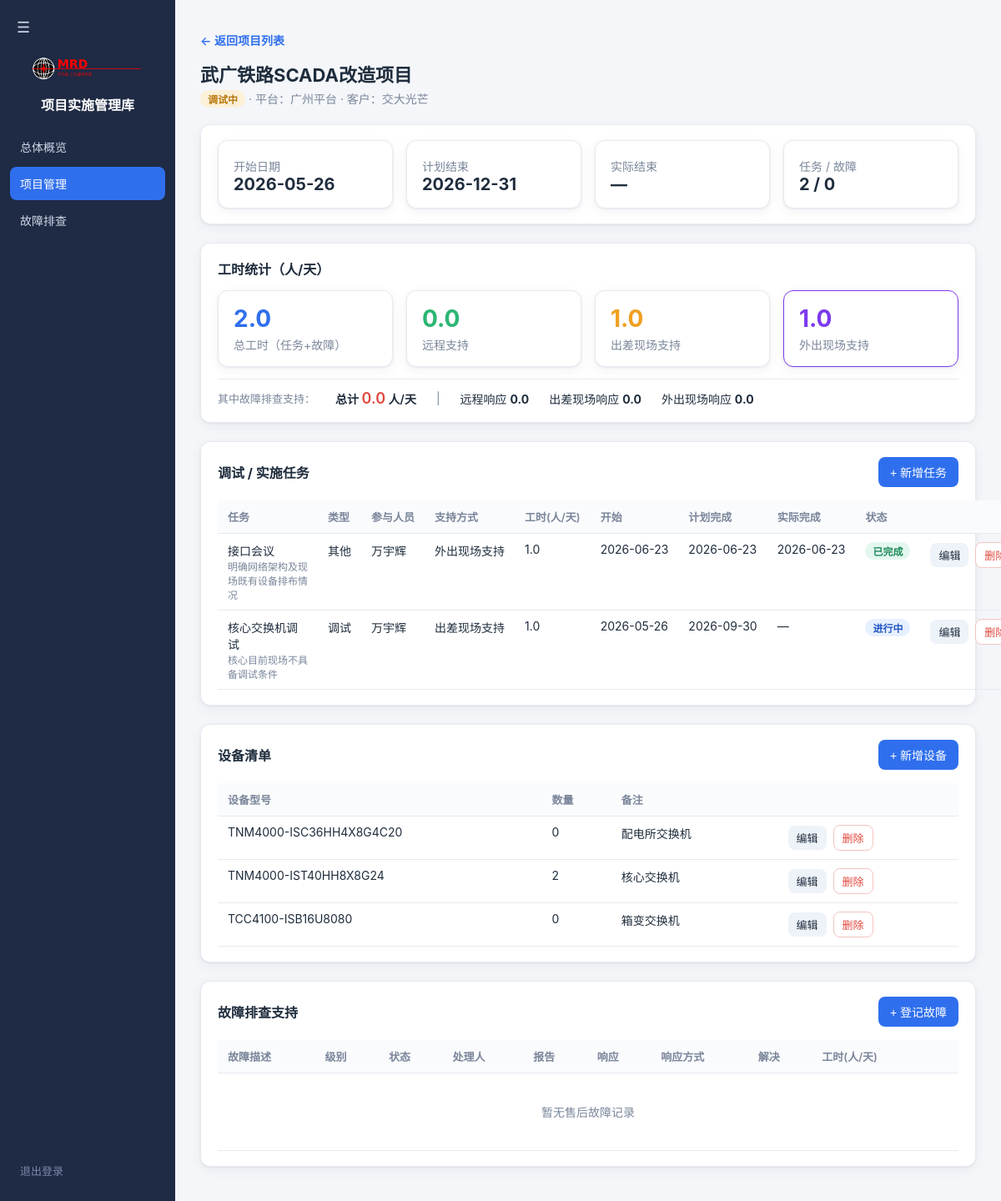
Screenshot of /project/6 (signed in) with the database file from the repository.
### tables this page shows
CREATE TABLE projects (
            id            INTEGER PRIMARY KEY AUTOINCREMENT,
            name          TEXT NOT NULL,
            customer      TEXT,
            manager       TEXT,
            platform      TEXT,
            status        TEXT NOT NULL DEFAULT '未开始',
            start_date    TEXT,
            plan_end_date TEXT,
            actual_end_date TEXT,
            description   TEXT,
            created_at    TEXT DEFAULT (datetime('now','localtime'))
        );

CREATE TABLE tasks (
            id            INTEGER PRIMARY KEY AUTOINCREMENT,
            project_id    INTEGER NOT NULL,
            title         TEXT NOT NULL,
            category      TEXT DEFAULT '实施',
            assignee      TEXT,
            start_date    TEXT,
            plan_end_date TEXT,
            actual_end_date TEXT,
            status        TEXT DEFAULT '待开始',
            note          TEXT,
            created_at    TEXT DEFAULT (datetime('now','localtime')), support_mode TEXT DEFAULT '远程支持', work_hours REAL DEFAULT 0,
            FOREIGN KEY (project_id) REFERENCES projects(id) ON DELETE CASCADE
        );

CREATE TABLE devices (
            id          INTEGER PRIMARY KEY AUTOINCREMENT,
            project_id  INTEGER NOT NULL,
            model       TEXT,
            quantity    INTEGER DEFAULT 0,
            note        TEXT,
            created_at  TEXT DEFAULT (datetime('now','localtime')),
            FOREIGN KEY (project_id) REFERENCES projects(id) ON DELETE CASCADE
        );

### app.py (the view)
@app.route("/project/<int:pid>")
@login_required
def project_detail(pid):
    conn = get_db()
    cur = conn.cursor()
    proj = cur.execute("SELECT * FROM projects WHERE id = ?", (pid,)).fetchone()
    if not proj:
        conn.close()
        flash("项目不存在")
        return redirect(url_for("projects"))
    tasks = rows_to_dicts(cur.execute(
        "SELECT * FROM tasks WHERE project_id = ? ORDER BY plan_end_date ASC", (pid,)
    ).fetchall())
    faults = rows_to_dicts(cur.execute(
        "SELECT * FROM faults WHERE project_id = ? ORDER BY reported_date DESC", (pid,)
    ).fetchall())
    devices = rows_to_dicts(cur.execute(
        "SELECT * FROM devices WHERE project_id = ? ORDER BY id ASC", (pid,)
    ).fetchall())
    member_rows = cur.execute(
        """SELECT m.id AS mid, m.name FROM project_members pm
           JOIN members m ON pm.member_id = m.id WHERE pm.project_id = ? ORDER BY m.id""",
        (pid,),
    ).fetchall()
    proj_member_ids = [r["mid"] for r in member_rows]
    proj_members = [r["name"] for r in member_rows]
    members_all = [dict(r) for r in cur.execute("SELECT id, name FROM members ORDER BY id")]
    task_hours_total = cur.execute(
        "SELECT COALESCE(SUM(work_hours), 0) FROM tasks WHERE project_id = ?", (pid,)
    ).fetchone()[0]
    task_hours_remote = cur.execute(
        "SELECT COALESCE(SUM(work_hours), 0) FROM tasks WHERE project_id = ? AND support_mode = '远程支持'", (pid,)
    ).fetchone()[0]
    task_hours_onsite = cur.execute(
        "SELECT COALESCE(SUM(work_hours), 0) FROM tasks WHERE project_id = ? AND support_mode = '出差现场支持'", (pid,)
    ).fetchone()[0]
    task_hours_outside = cur.execute(
        "SELECT COALESCE(SUM(work_hours), 0) FROM tasks WHERE project_id = ? AND support_mode = '外出现场支持'", (pid,)
    ).fetchone()[0]
    fault_hours_total = cur.execute(
        "SELECT COALESCE(SUM(work_hours), 0) FROM faults WHERE project_id = ?", (pid,)
    ).fetchone()[0]
    fault_hours_remote = cur.execute(
        "SELECT COALESCE(SUM(work_hours), 0) FROM faults WHERE project_id = ? AND response_mode = '远程响应'", (pid,)
    ).fetchone()[0]
    fault_hours_onsite = cur.execute(
        "SELECT COALESCE(SUM(work_hours), 0) FROM faults WHERE project_id = ? AND response_mode = '出差现场响应'", (pid,)
    ).fetchone()[0]
    fault_hours_outside = cur.execute(
        "SELECT COALESCE(SUM(work_hours), 0) FROM faults WHERE project_id = ? AND response_mode = '外出现场响应'", (pid,)
    ).fetchone()[0]
    hours_total = task_hours_total + fault_hours_total
    hours_remote = task_hours_remote + fault_hours_remote
    hours_onsite = task_hours_onsite + fault_hours_onsite
    hours_outside = task_hours_outside + fault_hours_outside
    conn.close()
    return render_template(
        "project_detail.html",
        proj=proj,
        proj_member_ids=proj_member_ids,
        proj_members=proj_members,
        tasks=tasks,
        faults=faults,
        devices=devices,
        hours_total=hours_total,
        hours_remote=hours_remote,
        hours_onsite=hours_onsite,
        hours_outside=hours_outside,
        task_hours_total=task_hours_total,
        fault_hours_total=fault_hours_total,
        fault_hours_remote=fault_hours_remote,
        fault_hours_onsite=fault_hours_onsite,
        fault_hours_outside=fault_hours_outside,
        TASK_CATEGORY=TASK_CATEGORY,
        TASK_STATUS=TASK_STATUS,
        TASK_SUPPORT_MODE=TASK_SUPPORT_MODE,
        FAULT_SEVERITY=FAULT_SEVERITY,
        FAULT_STATUS=FAULT_STATUS,
        FAULT_RESPONSE_MODE=FAULT_RESPONSE_MODE,
        PLATFORM_OPTIONS=PLATFORM_OPTIONS,
        MEMBERS=members_all,
        today=today_str(),
    )

### app.py (called while the page is built)
def login_required(f):
    from functools import wraps
    @wraps(f)
    def decorated(*args, **kwargs):
        if not session.get("user"):
            return redirect(url_for("login"))
        return f(*args, **kwargs)
    return decorated

def get_db():
    conn = sqlite3.connect(DB_PATH)
    conn.row_factory = sqlite3.Row
    conn.execute("PRAGMA foreign_keys = ON")
    return conn

def today_str():
    return date.today().isoformat()

def fmt_date(s):
    return s if s else "—"

def rows_to_dicts(rows):
    return [dict(r) for r in rows]

### templates/project_detail.html (shortened to what this page needs)
{% extends "base.html" %}
{% set active = "projects" %}
{% macro status_tag(s) %}
  {% if s == '未开始' %}<span class="tag gray">未开始</span>
  {% elif s == '设计联络阶段' %}<span class="tag" style="background:#f3e8ff;color:#7c3aed;">设计联络阶段</span>
  {% elif s == '调试中' %}<span class="tag amber">调试中</span>
  {% elif s == '实施中' %}<span class="tag blue">实施中</span>
  {% elif s == '已结束' %}<span class="tag green">已结束</span>
  {% elif s == '售后中' %}<span class="tag blue">售后中</span>
  {% else %}<span class="tag gray">{{ s }}</span>
  {% endif %}
{% endmacro %}
{% macro task_status_tag(s) %}
  {% if s == '待开始' %}<span class="tag gray">待开始</span>
  {% elif s == '进行中' %}<span class="tag blue">进行中</span>
  {% elif s == '已完成' %}<span class="tag green">已完成</span>
  {% elif s == '阻塞' %}<span class="tag red">阻塞</span>
  {% else %}<span class="tag gray">{{ s }}</span>
  {% endif %}
{% endmacro %}
{% block content %}
  <p><a class="row-link" href="{{ url_for('projects') }}">← 返回项目列表</a></p>
  <h1>{{ proj.name }}</h1>
  <p class="sub">
    {{ status_tag(proj.status) }}
    {% if proj.platform %} · 平台：{{ proj.platform }}{% endif %}
    {% if proj.customer %} · 客户：{{ proj.customer }}{% endif %}
  </p>
  <div class="panel">
    <div class="grid cards-4">
      <div class="stat"><div class="l">开始日期</div><div class="n" style="font-size:20px;">{{ fmtDate(proj.start_date) }}</div></div>
      <div class="stat"><div class="l">计划结束</div><div class="n" style="font-size:20px;">{{ fmtDate(proj.plan_end_date) }}</div></div>
      <div class="stat"><div class="l">实际结束</div><div class="n" style="font-size:20px;">{{ fmtDate(proj.actual_end_date) }}</div></div>
      <div class="stat"><div class="l">任务 / 故障</div><div class="n" style="font-size:20px;">{{ tasks|length }} / {{ faults|length }}</div></div>
    </div>
  </div>
  <div class="panel">
    <h2>工时统计（人/天）</h2>
    <div class="grid cards-4">
      <div class="stat brand"><div class="n">{{ "%.1f"|format(hours_total) }}</div><div class="l">总工时（任务+故障）</div></div>
      <div class="stat ok"><div class="n">{{ "%.1f"|format(hours_remote) }}</div><div class="l">远程支持</div></div>
      <div class="stat warn"><div class="n">{{ "%.1f"|format(hours_onsite) }}</div><div class="l">出差现场支持</div></div>
      <div class="stat" style="border-color:#7c3aed;"><div class="n" style="color:#7c3aed;">{{ "%.1f"|format(hours_outside) }}</div><div class="l">外出现场支持</div></div>
    </div>
    <div style="margin-top: 14px; padding-top: 12px; border-top: 1px solid var(--line); display: flex; gap: 24px; flex-wrap: wrap; align-items: center;">
      <span style="color: var(--muted); font-size: 13px;">其中故障排查支持：</span>
      <span style="font-weight: 600;">总计 <span style="color: var(--bad); font-size: 18px;">{{ "%.1f"|format(fault_hours_total) }}</span> 人/天</span>
      <span style="color: var(--muted);">|</span>
      <span>远程响应 <b>{{ "%.1f"|format(fault_hours_remote) }}</b></span>
      <span>出差现场响应 <b>{{ "%.1f"|format(fault_hours_onsite) }}</b></span>
      <span>外出现场响应 <b>{{ "%.1f"|format(fault_hours_outside) }}</b></span>
    </div>
  </div>
  <div class="panel">
    <div class="toolbar">
      <h2 style="margin:0;">调试 / 实施任务</h2>
      <button class="btn" onclick="newTask()">+ 新增任务</button>
    </div>
    <table>
      <tr><th>任务</th><th>类型</th><th>参与人员</th><th>支持方式</th><th>工时(人/天)</th><th>开始</th><th>计划完成</th><th>实际完成</th><th>状态</th><th></th></tr>
      {% for t in tasks %}
      <tr>
        <td class="note-cell">{{ t.title }}<br><span class="muted" style="font-size:12px;">{{ t.note or '' }}</span></td>
        <td>{{ t.category }}</td>
        <td>{{ t.assignee or '—' }}</td>
        <td>{{ t.support_mode or '远程支持' }}</td>
        <td>{{ "%.1f"|format(t.work_hours or 0) if t.work_hours else '—' }}</td>
        <td>{{ fmtDate(t.start_date) }}</td>
        <td>{{ fmtDate(t.plan_end_date) }}</td>
        <td>{{ fmtDate(t.actual_end_date) }}</td>
        <td>{{ task_status_tag(t.status) }}</td>
        <td class="actions">
          <button class="btn ghost sm" onclick="editTask({{ t.id }})">编辑</button>
          <button class="btn danger sm" onclick="delTask({{ t.id }})">删除</button>
        </td>
      </tr>
      {% else %}
      <tr><td colspan="10"><div class="empty">暂无任务</div></td></tr>
      {% endfor %}
    </table>
  </div>
  <div class="panel">
    <div class="toolbar">
      <h2 style="margin:0;">设备清单</h2>
      <button class="btn" onclick="newDevice()">+ 新增设备</button>
    </div>
    <table>
      <tr><th>设备型号</th><th>数量</th><th>备注</th><th></th></tr>
      {% for dv in devices %}
      <tr>
        <td>{{ dv.model }}</td>
        <td>{{ dv.quantity }}</td>
        <td class="note-cell">{{ dv.note or '—' }}</td>
        <td class="actions">
          <button class="btn ghost sm" onclick="editDevice({{ dv.id }})">编辑</button>
          <button class="btn danger sm" onclick="delDevice({{ dv.id }})">删除</button>
        </td>
      </tr>
      {% else %}
      <tr><td colspan="4"><div class="empty">暂无设备清单，点击右上角「新增设备」登记本项目所用设备</div></td></tr>
      {% endfor %}
    </table>
  </div>
  <div class="panel">
    <div class="toolbar">
      <h2 style="margin:0;">故障排查支持</h2>
      <button class="btn" onclick="newFault()">+ 登记故障</button>
    </div>
    <table>
      <tr><th>故障描述</th><th>级别</th><th>状态</th><th>处理人</th><th>报告</th><th>响应</th><th>响应方式</th><th>解决</th><th>工时(人/天)</th><th></th></tr>
      {% for f in faults %}
      <tr>
        <td class="note-cell">{{ f.title }}<br><span class="muted" style="font-size:12px;">{{ f.note or '' }}</span></td>
        <td>{{ sev_tag(f.severity) }}</td>
        <td>{{ f.status }}</td>
        <td>{{ f.handler or '—' }}</td>
        <td>{{ fmtDate(f.reported_date) }}</td>
        <td>{{ fmtDate(f.response_date) }}</td>
        <td>{{ f.response_mode or '—' }}</td>
        <td>{{ fmtDate(f.resolved_date) }}</td>
        <td>{{ "%.1f"|format(f.work_hours or 0) if f.work_hours else '—' }}</td>
        <td class="actions">
          <button class="btn ghost sm" onclick="editFault({{ f.id }})">编辑</button>
          <button class="btn danger sm" onclick="delFault({{ f.id }})">删除</button>
        </td>
      </tr>
      {% else %}
      <tr><td colspan="10"><div class="empty">暂无售后故障记录</div></td></tr>
      {% endfor %}
    </table>
  </div>
{% endblock %}

### templates/base.html (style rules this page uses)
:root { --bg: #f4f6f9; --panel: #ffffff; --ink: #1f2d3d; --muted: #7a869a; --line: #e6eaf0; --brand: #2f6fed; --brand-d: #2257c4; --ok: #2bb673; --warn: #f0a020; --bad: #e0483e; --shadow: 0 1px 3px rgba(20,40,80,.08), 0 4px 16px rgba(20,40,80,.05); }
* { box-sizing: border-box; }
body { margin: 0; font-family: -apple-system, "Segoe UI", "PingFang SC", "Microsoft YaHei", sans-serif; background: var(--bg); color: var(--ink); font-size: 14px; }
h1 { font-size: 22px; margin: 0 0 4px; }
.sub { color: var(--muted); margin: 0 0 20px; }
.panel { background: var(--panel); border: 1px solid var(--line); border-radius: 12px; box-shadow: var(--shadow); padding: 18px 20px; margin-bottom: 22px; }
.panel h2 { font-size: 16px; margin: 0 0 14px; }
.grid { display: grid; gap: 16px; }
.cards-4 { grid-template-columns: repeat(4, 1fr); }
.stat { background: var(--panel); border: 1px solid var(--line); border-radius: 12px; padding: 16px 18px; box-shadow: var(--shadow); }
.stat .n { font-size: 28px; font-weight: 700; }
.stat .l { color: var(--muted); margin-top: 4px; }
.stat.brand .n { color: var(--brand); }
.stat.ok .n { color: var(--ok); }
.stat.warn .n { color: var(--warn); }
table { width: 100%; border-collapse: collapse; }
th, td { text-align: left; padding: 10px 12px; border-bottom: 1px solid var(--line); vertical-align: top; white-space: nowrap; }
td.note-cell { white-space: normal; min-width: 120px; max-width: 300px; }
th { color: var(--muted); font-weight: 600; font-size: 13px; background: #fafbfd; }
.toolbar { display: flex; gap: 10px; flex-wrap: wrap; align-items: center; margin-bottom: 16px; }
.btn { display: inline-flex; align-items: center; gap: 6px; cursor: pointer; border: none; background: var(--brand); color: #fff; padding: 8px 14px; border-radius: 8px; font-size: 14px; text-decoration: none; }
.btn.ghost { background: #eef2f9; color: var(--ink); }
.btn.sm { padding: 5px 10px; font-size: 13px; }
.btn.danger { background: #fff; color: var(--bad); border: 1px solid #f3c4c0; }
.tag { display: inline-block; padding: 2px 9px; border-radius: 999px; font-size: 12px; font-weight: 600; white-space: nowrap; }
.tag.blue { background: #e7f0ff; color: var(--brand-d); }
.tag.green { background: #e3f7ee; color: #1d8a5b; }
.tag.amber { background: #fdf0d8; color: #b8780c; }
.muted { color: var(--muted); }
.row-link { color: var(--brand); text-decoration: none; font-weight: 600; }
.actions a, .actions button { margin-right: 4px; }
.empty { color: var(--muted); text-align: center; padding: 26px 0; }

### rows the page displays
projects: name "武广铁路SCADA改造项目", platform "广州平台", customer "交大光芒", start_date "2026-05-26", plan_end_date "2026-12-31"
tasks: title "接口会议", note "明确网络架构及现场既有设备排布情况", category "其他", assignee "万宇辉", support_mode "外出现场支持", work_hours "1.0", start_date "2026-06-23", plan_end_date "2026-06-23", actual_end_date "2026-06-23", status "已完成"
tasks: title "核心交换机调试", note "核心目前现场不具备调试条件", category "调试", assignee "万宇辉", support_mode "出差现场支持", work_hours "1.0", start_date "2026-05-26", plan_end_date "2026-09-30", fmtDate "—", status "进行中"
devices: model "TNM4000-ISC36HH4X8G4C20", quantity "0", note "配电所交换机"
devices: model "TNM4000-IST40HH8X8G24", quantity "2", note "核心交换机"
devices: model "TCC4100-ISB16U8080", quantity "0", note "箱变交换机"

### other values shown
{{ fmtDate(proj.actual_end_date) }} "—"
{{ tasks|length }} "2"
{{ faults|length }} "0"
{{ "%.1f"|format(hours_total) }} "2.0"
{{ "%.1f"|format(hours_remote) }} "0.0"
{{ "%.1f"|format(hours_onsite) }} "1.0"
{{ "%.1f"|format(hours_outside) }} "1.0"
{{ "%.1f"|format(fault_hours_total) }} "0.0"
{{ "%.1f"|format(fault_hours_remote) }} "0.0"
{{ "%.1f"|format(fault_hours_onsite) }} "0.0"
{{ "%.1f"|format(fault_hours_outside) }} "0.0"
